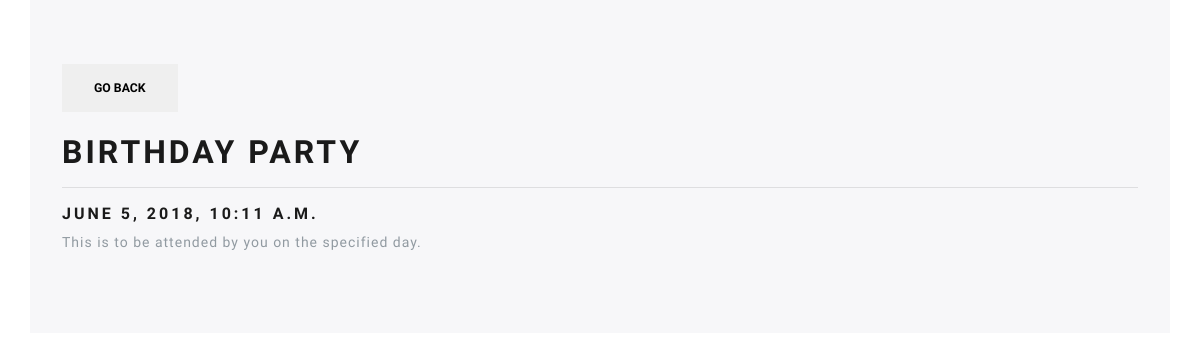
The app's page /entry/1 with its own data.
### myapp/models.py (models this page shows, shortened)
class Entry(models.Model):
    name = models.CharField(max_length = 100)
    date = models.DateTimeField()
    description = models.TextField()
    created = models.DateTimeField(auto_now_add=True)

### myapp/views.py (the view)
# urls.py: path('entry/<int:pk>', views.details, name="details"),
def details(request, pk):
    entry = Entry.objects.get(id=pk)
    return render(request, 'myapp/details.html', {'entry': entry})

### myapp/templates/myapp/details.html
{% extends 'myapp/base.html' %}
{% block content %}
<div class="container jumbotron">
<button class="btn btn-default" onclick="window.location='{% url 'index' %}'">Go back</button><br/><br/>
    <h1>{{ entry.name }}</h1><hr/>
    <h5>{{ entry.date }}</h5>
    <p>{{ entry.description }}</p>
</div>
{% endblock %}

### records on screen
Entry: name "BIRTHDAY PARTY", date "JUNE 5, 2018, 10:11 A.M.", description "This is to be attended by you on the specified day."
